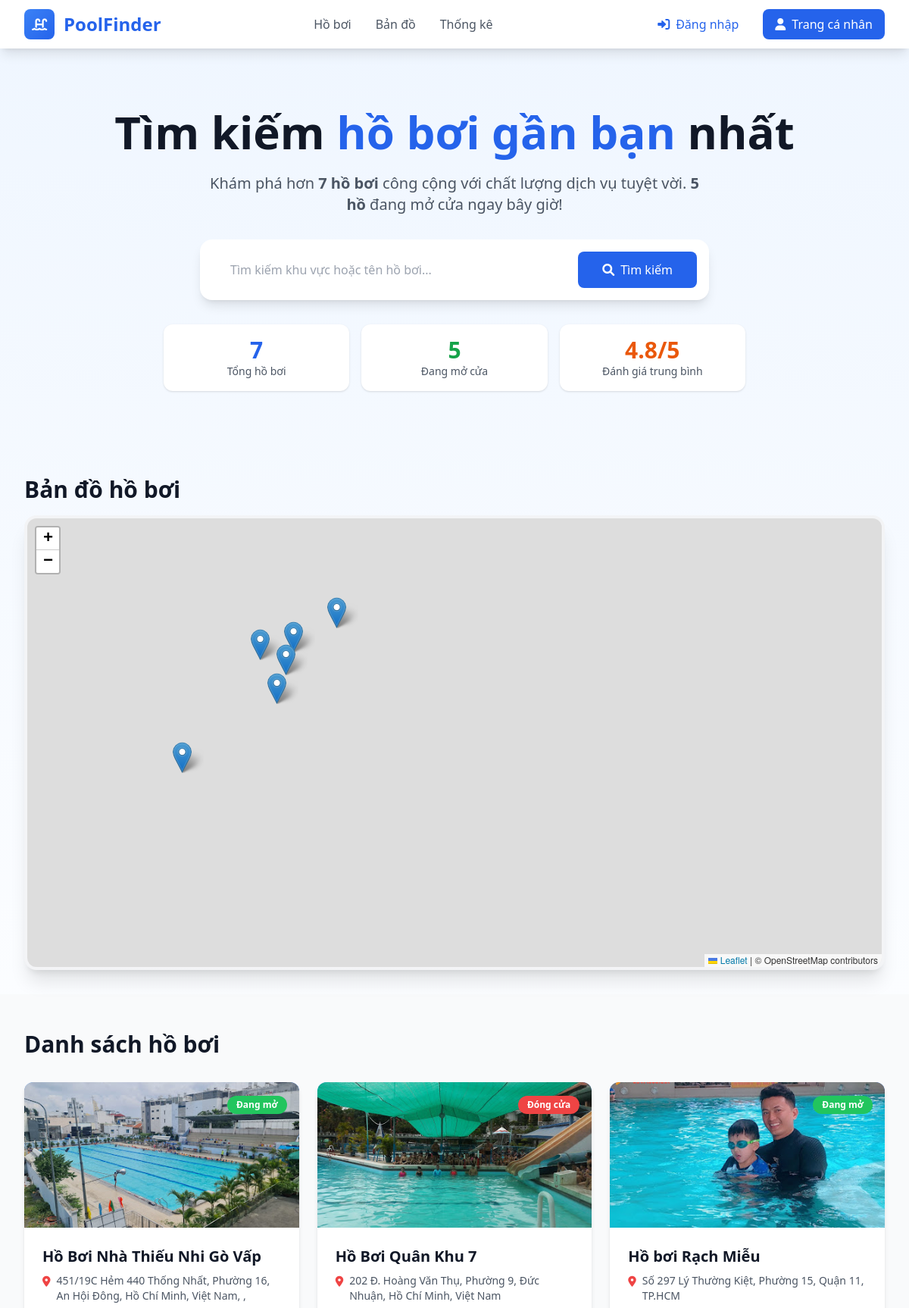
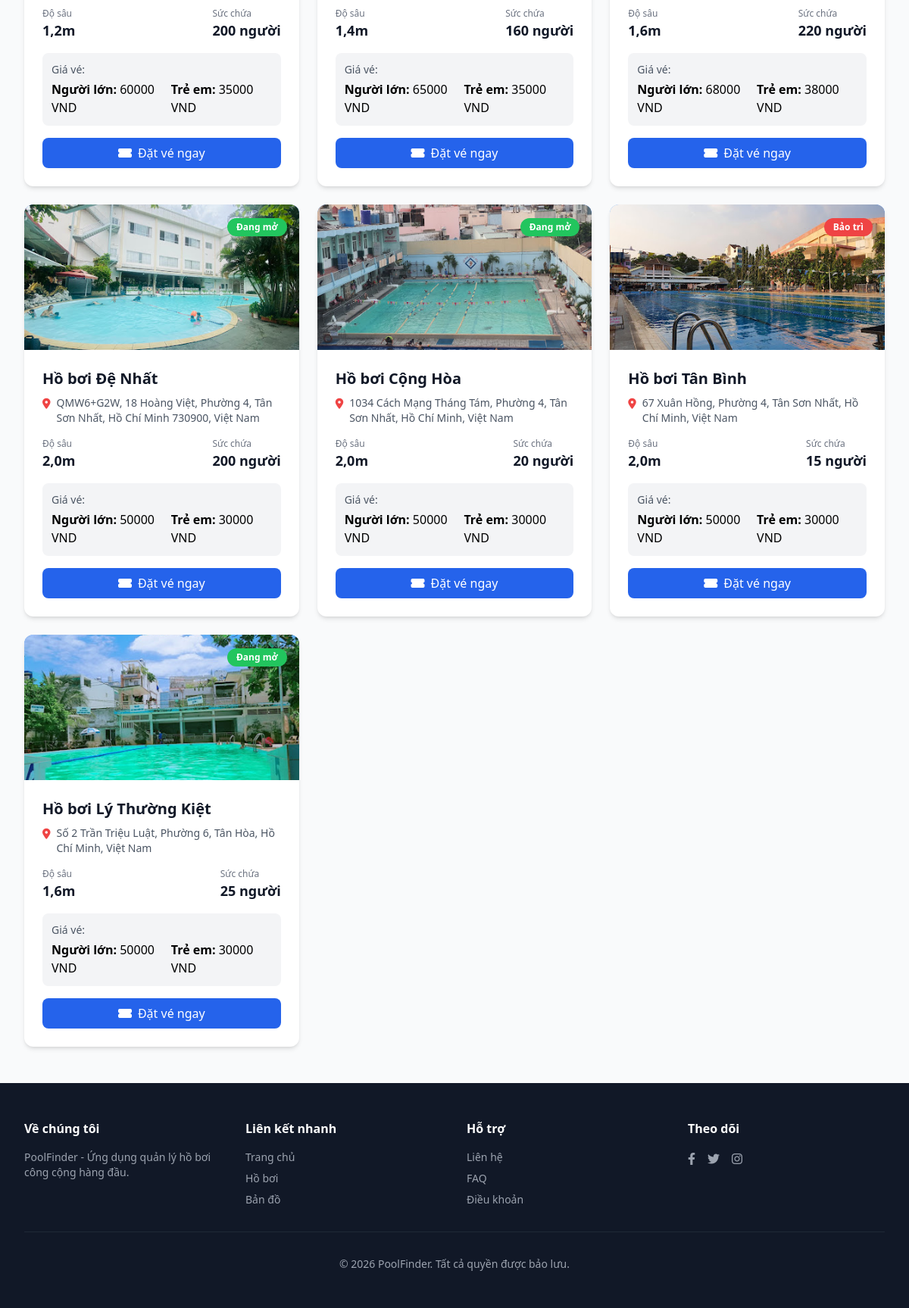
The page / on the database its author committed (2 pictures, top to bottom).
### quan_ly_ho_boi/models.py (models this page shows, shortened)
class HoBoi(models.Model):
    TRANG_THAI_CHOICES = [
        ('MO', 'Đang mở'),
        ('BAO_TRI', 'Bảo trì'),
        ('DONG', 'Đóng cửa'),
    ]
    ten_ho = models.CharField(max_length=200, verbose_name="Tên hồ bơi")
    dia_chi = models.TextField(verbose_name="Địa chỉ")
    do_sau = models.FloatField(help_text="Độ sâu tính bằng mét", verbose_name="Độ sâu (m)")
    suc_chua = models.IntegerField(verbose_name="Sức chứa tối đa")
    vi_do = models.FloatField(verbose_name="Vĩ độ")
    kinh_do = models.FloatField(verbose_name="Kinh độ")
    gia_ve_nguoi_lon = models.DecimalField(max_digits=10, decimal_places=0, default=Decimal('50000'), verbose_name="Giá vé người lớn")
    gia_ve_tre_em = models.DecimalField(max_digits=10, decimal_places=0, default=Decimal('30000'), verbose_name="Giá vé trẻ em")
    trang_thai = models.CharField(max_length=20, choices=TRANG_THAI_CHOICES, default='MO', verbose_name="Trạng thái")
    hinh_anh = models.ImageField(upload_to='ho_boi/', blank=True, null=True, verbose_name="Hình ảnh")
    class Meta:
        verbose_name = "Hồ bơi"
        verbose_name_plural = "Danh sách Hồ bơi"

### quan_ly_ho_boi/views.py (the view)
# urls.py: path('', home_page, name='home'),
def home_page(request: HttpRequest):
    danh_sach_ho = HoBoi.objects.all()
    ho_dang_mo = HoBoi.objects.filter(trang_thai='MO').count()
    context = {
        'danh_sach_ho': danh_sach_ho,
        'ho_dang_mo': ho_dang_mo,
    }
    return render(request, 'quan_ly_ho_boi/home.html', context)

### quan_ly_ho_boi/templates/quan_ly_ho_boi/home.html (shortened to what this page needs)
<!DOCTYPE html>
<html lang="vi">
<head>
    <script src="https://cdn.tailwindcss.com"></script>
    <link rel="stylesheet" href="https://cdnjs.cloudflare.com/ajax/libs/font-awesome/6.0.0/css/all.min.css">
    <link rel="stylesheet" href="https://cdnjs.cloudflare.com/ajax/libs/leaflet/1.9.4/leaflet.min.css">
</head>
<body class="bg-gradient-to-b from-blue-50 via-white to-blue-50">
    <nav class="sticky top-0 z-50 bg-white shadow-lg">
        <div class="max-w-7xl mx-auto px-4 sm:px-6 lg:px-8">
            <div class="flex justify-between items-center h-16">
                <div class="flex items-center gap-3 cursor-pointer group">
                    <div class="w-10 h-10 bg-gradient-to-br from-blue-500 to-blue-600 rounded-lg flex items-center justify-center">
                        <i class="fas fa-swimming-pool text-white text-lg"></i>
                    </div>
                    <span class="text-2xl font-bold text-blue-600">PoolFinder</span>
                </div>
                <div class="hidden md:flex items-center gap-8">
                    <a href="#pools" class="text-gray-600 hover:text-blue-600 transition font-medium">Hồ bơi</a>
                    <a href="#map" class="text-gray-600 hover:text-blue-600 transition font-medium">Bản đồ</a>
                    <a href="#stats" class="text-gray-600 hover:text-blue-600 transition font-medium">Thống kê</a>
                </div>
                <div class="flex items-center gap-4">
                    {% if user.is_authenticated %}
                        <a href="{% url 'profile' %}" class="px-4 py-2 text-blue-600 rounded-lg hover:bg-blue-50 transition font-medium">
                            <i class="fas fa-user mr-2"></i>{{ user.username }}
                        </a>
                        <a href="{% url 'logout_admin' %}" class="px-4 py-2 bg-red-500 text-white rounded-lg hover:bg-red-600 transition font-medium">
                            <i class="fas fa-sign-out-alt mr-2"></i>Đăng xuất
                        </a>
                    {% else %}
                        <a href="{% url 'login_admin' %}" class="px-4 py-2 text-blue-600 rounded-lg hover:bg-blue-50 transition font-medium">
                            <i class="fas fa-sign-in-alt mr-2"></i>Đăng nhập
                        </a>
                        <a href="{% url 'profile' %}" class="px-4 py-2 bg-blue-600 text-white rounded-lg hover:bg-blue-700 transition font-medium">
                            <i class="fas fa-user mr-2"></i>Trang cá nhân
                        </a>
                    {% endif %}
                </div>
            </div>
        </div>
    </nav>
    <section class="relative py-20 px-4 sm:px-6 lg:px-8">
        <div class="max-w-7xl mx-auto text-center">
            <h1 class="text-5xl sm:text-6xl font-bold text-gray-900 mb-6 leading-tight">
                Tìm kiếm <span class="text-blue-600">hồ bơi gần bạn</span> nhất
            </h1>
            <p class="text-xl text-gray-600 mb-8 max-w-2xl mx-auto">
                Khám phá hơn <strong>{{ danh_sach_ho|length }} hồ bơi</strong> công cộng với chất lượng dịch vụ tuyệt vời.
                <strong>{{ ho_dang_mo }} hồ</strong> đang mở cửa ngay bây giờ!
            </p>
            <div class="max-w-2xl mx-auto mb-8">
                <div class="bg-white rounded-2xl shadow-lg p-4 flex gap-4">
                    <input type="text" placeholder="Tìm kiếm khu vực hoặc tên hồ bơi..."
                           class="flex-1 px-6 py-3 outline-none text-gray-700 placeholder-gray-400">
                    <button class="px-8 py-3 bg-blue-600 text-white rounded-lg hover:bg-blue-700 transition font-medium">
                        <i class="fas fa-search mr-2"></i>Tìm kiếm
                    </button>
                </div>
            </div>
            <div id="stats" class="grid grid-cols-3 gap-4 max-w-3xl mx-auto">
                <div class="bg-white rounded-xl p-4 shadow">
                    <div class="text-3xl font-bold text-blue-600">{{ danh_sach_ho|length }}</div>
                    <div class="text-gray-600 text-sm">Tổng hồ bơi</div>
                </div>
                <div class="bg-white rounded-xl p-4 shadow">
                    <div class="text-3xl font-bold text-green-600">{{ ho_dang_mo }}</div>
                    <div class="text-gray-600 text-sm">Đang mở cửa</div>
                </div>
                <div class="bg-white rounded-xl p-4 shadow">
                    <div class="text-3xl font-bold text-orange-600">4.8/5</div>
                    <div class="text-gray-600 text-sm">Đánh giá trung bình</div>
                </div>
            </div>
        </div>
    </section>
    <section id="map" class="py-8 px-4 sm:px-6 lg:px-8">
        <div class="max-w-7xl mx-auto">
            <h2 class="text-3xl font-bold text-gray-900 mb-4">Bản đồ hồ bơi</h2>
            <div id="leaflet-map" class="w-full h-96 md:h-[600px] rounded-2xl shadow-xl border-4 border-gray-100 overflow-hidden"></div>
        </div>
    </section>
    <section id="pools" class="py-12 px-4 sm:px-6 lg:px-8 bg-gray-50">
        <div class="max-w-7xl mx-auto">
            <h2 class="text-3xl font-bold text-gray-900 mb-8">Danh sách hồ bơi</h2>
            <div class="grid grid-cols-1 md:grid-cols-2 lg:grid-cols-3 gap-6">
                {% for ho in danh_sach_ho %}
                <div class="bg-white rounded-xl shadow-md hover:shadow-xl transition overflow-hidden group">
                    <div class="h-48 bg-gradient-to-br from-blue-400 to-blue-600 relative overflow-hidden">
                        {% if ho.hinh_anh %}
                            <img src="{{ ho.hinh_anh.url }}" alt="{{ ho.ten_ho }}" class="w-full h-full object-cover group-hover:scale-110 transition">
                        {% else %}
                            <div class="w-full h-full flex items-center justify-center">
                                <i class="fas fa-image text-blue-200 text-4xl opacity-50"></i>
                            </div>
                        {% endif %}
                        <div class="absolute top-4 right-4">
                            <span class="inline-block px-3 py-1 rounded-full text-xs font-semibold {% if ho.trang_thai == 'MO' %}bg-green-500 text-white{% else %}bg-red-500 text-white{% endif %}">
                                {{ ho.get_trang_thai_display }}
                            </span>
                        </div>
                    </div>
                    <div class="p-6">
                        <h3 class="text-xl font-bold text-gray-900 mb-2">{{ ho.ten_ho }}</h3>
                        <p class="text-gray-600 text-sm mb-4 flex items-start gap-2">
                            <i class="fas fa-map-marker-alt text-red-500 mt-1 flex-shrink-0"></i>
                            <span>{{ ho.dia_chi }}</span>
                        </p>
                        <div class="flex justify-between items-center mb-4">
                            <div>
                                <p class="text-xs text-gray-500">Độ sâu</p>
                                <p class="text-lg font-bold text-gray-900">{{ ho.do_sau }}m</p>
                            </div>
                            <div>
                                <p class="text-xs text-gray-500">Sức chứa</p>
                                <p class="text-lg font-bold text-gray-900">{{ ho.suc_chua }} người</p>
                            </div>
                        </div>
                        <div class="bg-gray-100 p-3 rounded-lg mb-4">
                            <div class="text-sm text-gray-600 mb-1">Giá vé:</div>
                            <div class="flex justify-between">
                                <span><strong>Người lớn:</strong> {{ ho.gia_ve_nguoi_lon }} VND</span>
                                <span><strong>Trẻ em:</strong> {{ ho.gia_ve_tre_em }} VND</span>
                            </div>
                        </div>
                        <a href="{% url 'dat_ve' ho.id %}" class="w-full block text-center px-4 py-2 bg-blue-600 text-white rounded-lg hover:bg-blue-700 transition font-medium">
                            <i class="fas fa-ticket-alt mr-2"></i>Đặt vé ngay
                        </a>
                    </div>
                </div>
                {% endfor %}
            </div>
        </div>
    </section>
    <footer class="bg-gray-900 text-white py-12 px-4 sm:px-6 lg:px-8">
        <div class="max-w-7xl mx-auto">
            <div class="grid grid-cols-1 md:grid-cols-4 gap-8 mb-8">
                <div>
                    <h4 class="font-bold mb-4">Về chúng tôi</h4>
                    <p class="text-gray-400 text-sm">PoolFinder - Ứng dụng quản lý hồ bơi công cộng hàng đầu.</p>
                </div>
                <div>
                    <h4 class="font-bold mb-4">Liên kết nhanh</h4>
                    <ul class="space-y-2 text-gray-400 text-sm">
                        <li><a href="#" class="hover:text-white">Trang chủ</a></li>
                        <li><a href="#pools">Hồ bơi</a></li>
                        <li><a href="#map">Bản đồ</a></li>
                    </ul>
                </div>
                <div>
                    <h4 class="font-bold mb-4">Hỗ trợ</h4>
                    <ul class="space-y-2 text-gray-400 text-sm">
                        <li><a href="#" class="hover:text-white">Liên hệ</a></li>
                        <li><a href="#" class="hover:text-white">FAQ</a></li>
                        <li><a href="#" class="hover:text-white">Điều khoản</a></li>
                    </ul>
                </div>
                <div>
                    <h4 class="font-bold mb-4">Theo dõi</h4>
                    <div class="flex gap-4">
                        <a href="#" class="text-gray-400 hover:text-white"><i class="fab fa-facebook-f"></i></a>
                        <a href="#" class="text-gray-400 hover:text-white"><i class="fab fa-twitter"></i></a>
                        <a href="#" class="text-gray-400 hover:text-white"><i class="fab fa-instagram"></i></a>
                    </div>
                </div>
            </div>
            <div class="border-t border-gray-800 pt-8">
                <p class="text-gray-400 text-center text-sm">&copy; 2026 PoolFinder. Tất cả quyền được bảo lưu.</p>
            </div>
        </div>
    </footer>
</body>
</html>

### quan_ly_ho_boi/templates/quan_ly_ho_boi/home.html (style rules this page uses)
* { margin: 0; padding: 0; box-sizing: border-box; }
html { scroll-behavior: smooth; }

### rows shown on the page
HoBoi: hinh_anh (picture), trang_thai "Đang mở", ten_ho "Hồ Bơi Nhà Thiếu Nhi Gò Vấp", dia_chi "451/19C Hẻm 440 Thống Nhất, Phường 16, An Hội Đông, Hồ Chí Minh, Việt Nam, ,", do_sau "1,2", suc_chua "200", gia_ve_nguoi_lon "60000", gia_ve_tre_em "35000"
HoBoi: hinh_anh (picture), trang_thai "Đóng cửa", ten_ho "Hồ Bơi Quân Khu 7", dia_chi "202 Đ. Hoàng Văn Thụ, Phường 9, Đức Nhuận, Hồ Chí Minh, Việt Nam", do_sau "1,4", suc_chua "160", gia_ve_nguoi_lon "65000", gia_ve_tre_em "35000"
HoBoi: hinh_anh (picture), trang_thai "Đang mở", ten_ho "Hồ bơi Rạch Miễu", dia_chi "Số 297 Lý Thường Kiệt, Phường 15, Quận 11, TP.HCM", do_sau "1,6", suc_chua "220", gia_ve_nguoi_lon "68000", gia_ve_tre_em "38000"
HoBoi: hinh_anh (picture), trang_thai "Đang mở", ten_ho "Hồ bơi Đệ Nhất", dia_chi "QMW6+G2W, 18 Hoàng Việt, Phường 4, Tân Sơn Nhất, Hồ Chí Minh 730900, Việt Nam", do_sau "2,0", suc_chua "200", gia_ve_nguoi_lon "50000", gia_ve_tre_em "30000"
HoBoi: hinh_anh (picture), trang_thai "Đang mở", ten_ho "Hồ bơi Cộng Hòa", dia_chi "1034 Cách Mạng Tháng Tám, Phường 4, Tân Sơn Nhất, Hồ Chí Minh, Việt Nam", do_sau "2,0", suc_chua "20", gia_ve_nguoi_lon "50000", gia_ve_tre_em "30000"
HoBoi: hinh_anh (picture), trang_thai "Bảo trì", ten_ho "Hồ bơi Tân Bình", dia_chi "67 Xuân Hồng, Phường 4, Tân Sơn Nhất, Hồ Chí Minh, Việt Nam", do_sau "2,0", suc_chua "15", gia_ve_nguoi_lon "50000", gia_ve_tre_em "30000"
HoBoi: hinh_anh (picture), trang_thai "Đang mở", ten_ho "Hồ bơi Lý Thường Kiệt", dia_chi "Số 2 Trần Triệu Luật, Phường 6, Tân Hòa, Hồ Chí Minh, Việt Nam", do_sau "1,6", suc_chua "25", gia_ve_nguoi_lon "50000", gia_ve_tre_em "30000"

### other values the page prints
{{ danh_sach_ho|length }} "7"
{{ ho_dang_mo }} "5"
